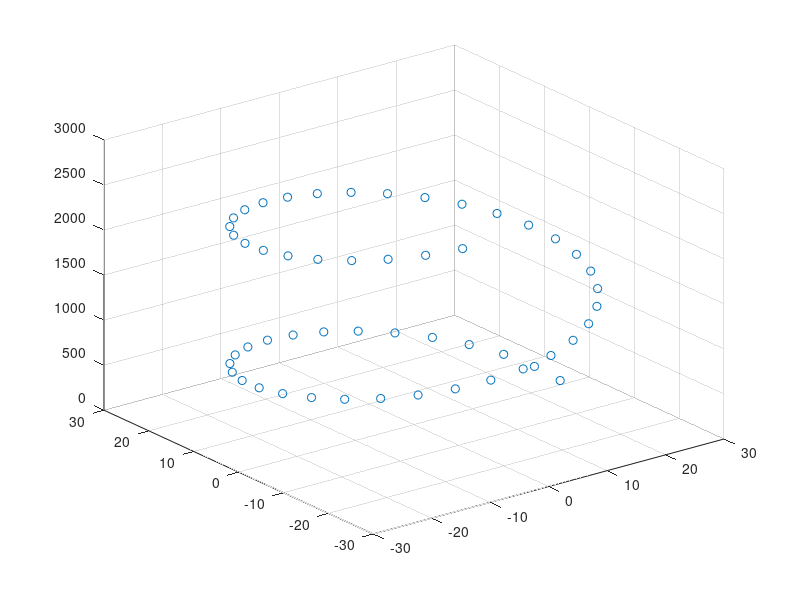

The MATLAB script that drew this image:
%parameters in Helix
BoxSizeInPixel = 2000;
PixelSize = 1.32;                     %A/pixel
BoxSize = BoxSizeInPixel * PixelSize;   %Box size in A   
Rise = 50;                              %A, rise on Z axis for each subunit.
NumOfSubUnit = round(BoxSize/Rise);        %how many subunits, get the integer number.
CrossOverDistance = 770;                  %turn 180 degrees, how long in A around the Z axis
Twist = 180 / (CrossOverDistance / Rise);   %angle increase for each subunit. turn over 180, get one crossover.
Degrees = (NumOfSubUnit-1)*Twist;              % how many degree in total.
D = 50;                                 % out tube diameter in A.
if(D > BoxSize)
    disp("diameter is greater than the boxsize, exit.");
    return;
end

x = zeros(1, NumOfSubUnit);
y = zeros(1, NumOfSubUnit);
z = zeros(1, NumOfSubUnit);

pi = 3.1415926;
for i = 0:Twist:Degrees
    tmp = int32(i/Twist)+1;
    angle = double(i/180) * pi;
    Amplitude = D/2;
    x(1,tmp) = Amplitude * cos(angle);
    y(1,tmp) = Amplitude * sin(angle);
    z(1,tmp) = (Rise * double(tmp));
end





scatter3(x,y,z)

